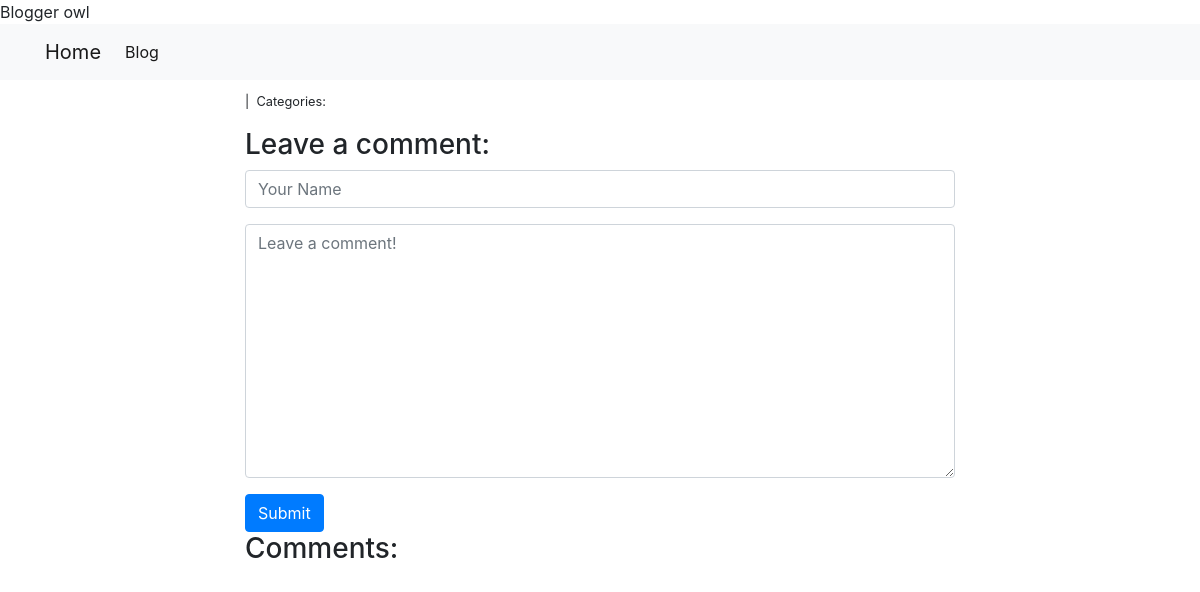
The page /blog/1/ on the database as committed earlier.
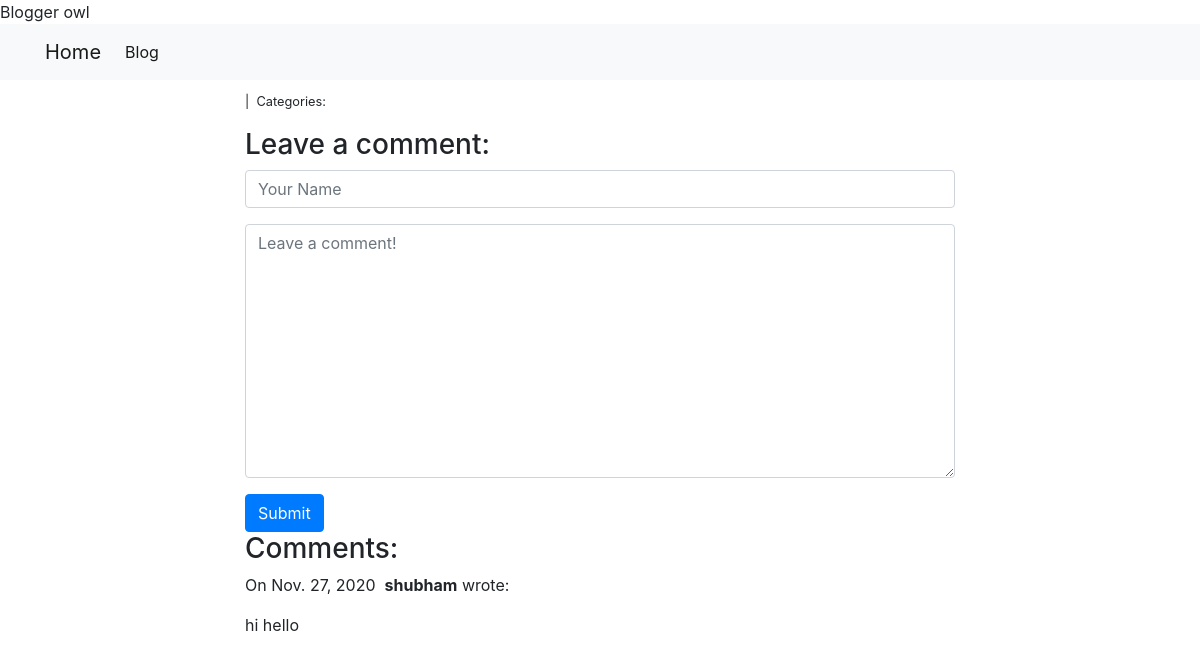
The same page on the database as committed later.
### blog/models.py (models this page shows, shortened)
class Comments(models.Model):
    author = models.CharField(max_length=25)
    body = models.TextField()
    created_on = models.DateTimeField(auto_now_add=True)
    posts = models.ForeignKey('Post', on_delete=models.CASCADE)

### blog/views.py (the view, shortened to what this page needs)
# urls.py: path("<int:pk>/", views.blog_detail, name="blog_detail"),
def blog_detail(request, pk):
    posts = Post.objects.get(pk=pk)
    comments = Comments.objects.filter(posts=posts)
    form = CommentForm()
    context = {
        "posts": posts,
        "comments": comments,
        "form": form,
    }
    return render(request, "blog/blog_detail.html", context)

### blog/forms.py
class CommentForm(forms.Form):
    author = forms.CharField(
        max_length=60,
        widget=forms.TextInput(attrs={
            "class": "form-control",
            "placeholder": "Your Name",
        })
    )
    body = forms.CharField(
        widget=forms.Textarea(attrs={
            "class": "form-control",
            "placeholder": "Leave a comment!",
        })
    )

### blog/templates/blog/blog_detail.html (shortened to what this page needs)
{% extends "blog/layout.html" %}
{% block body %}
<div class="col-md-8 offset-md-2">
  <small>
    {{ post.created_on.date }} |&nbsp;
    Categories:&nbsp;
  </small>
  <h3>Leave a comment:</h3>
  <form action="/blog/{{ posts.pk }}/" method="post">
    <div class="form-group">{{ form.author }}</div>
    <div class="form-group">{{ form.body }}</div>
    <button type="submit" class="btn btn-primary">Submit</button>
  </form>
  <h3>Comments:</h3>
  {% for comment in comments %}
  <p>
    On {{comment.created_on.date }}&nbsp;
    <b>{{ comment.author }}</b> wrote:
  </p>
  <p>{{ comment.body }}</p>
  {% endfor %}
</div>
{% endblock %}

Rows that differ between the two databases and show on the page:
added Comments: created_on "Nov. 27, 2020", author "shubham", body "hi hello"
